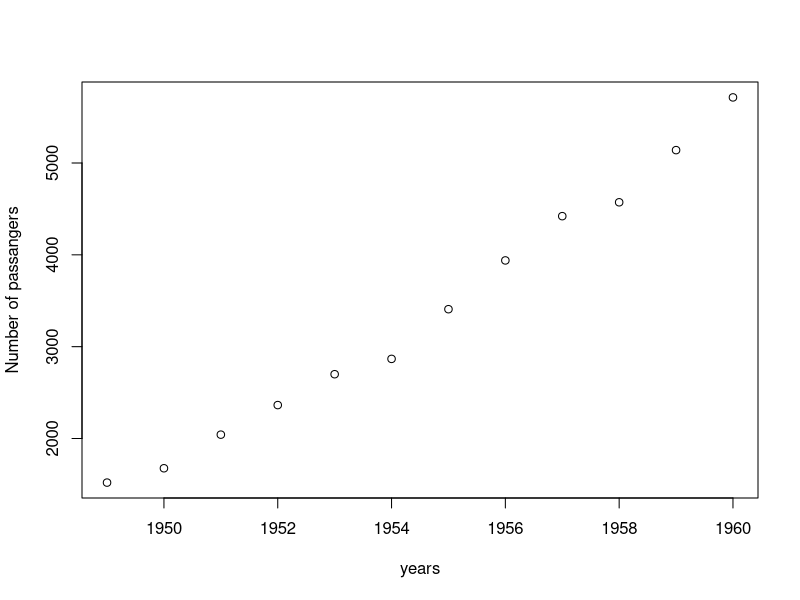
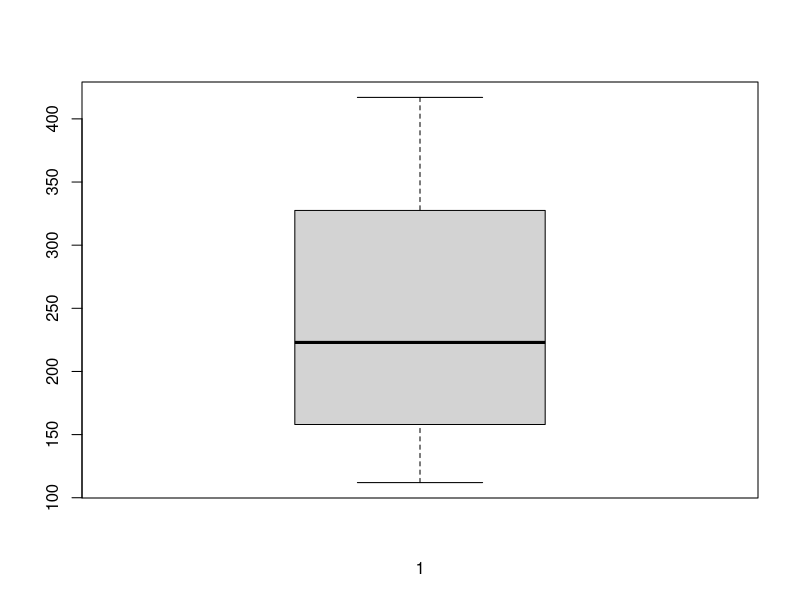
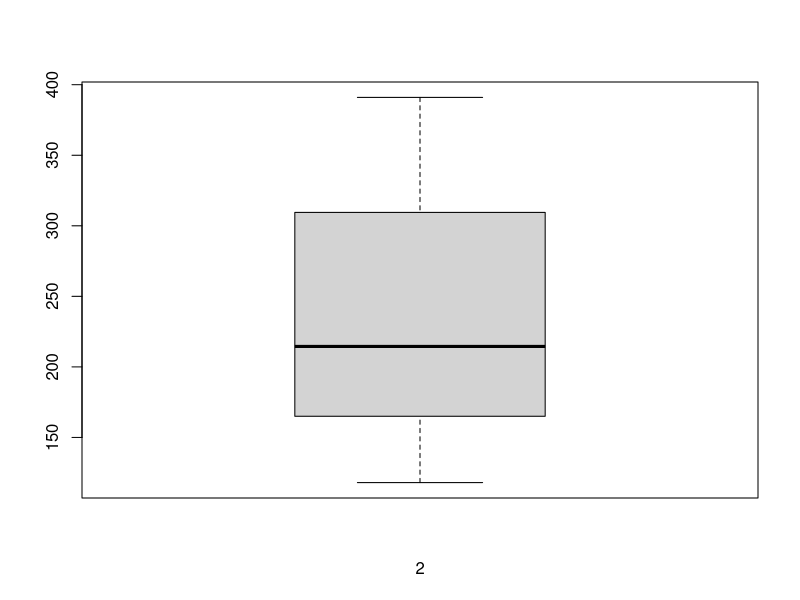
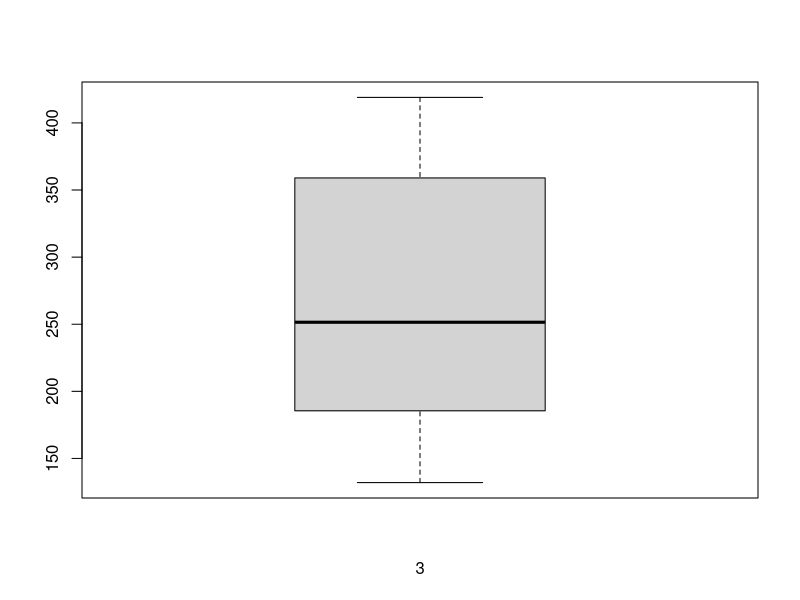
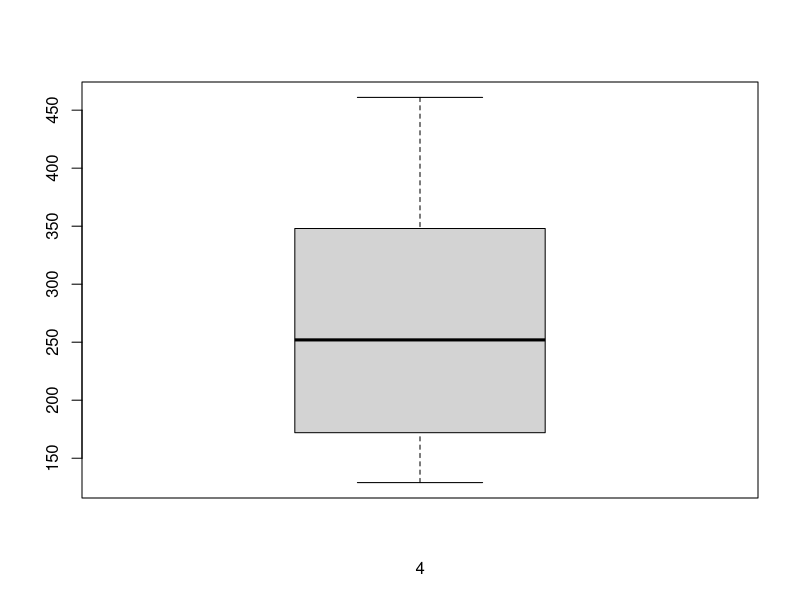
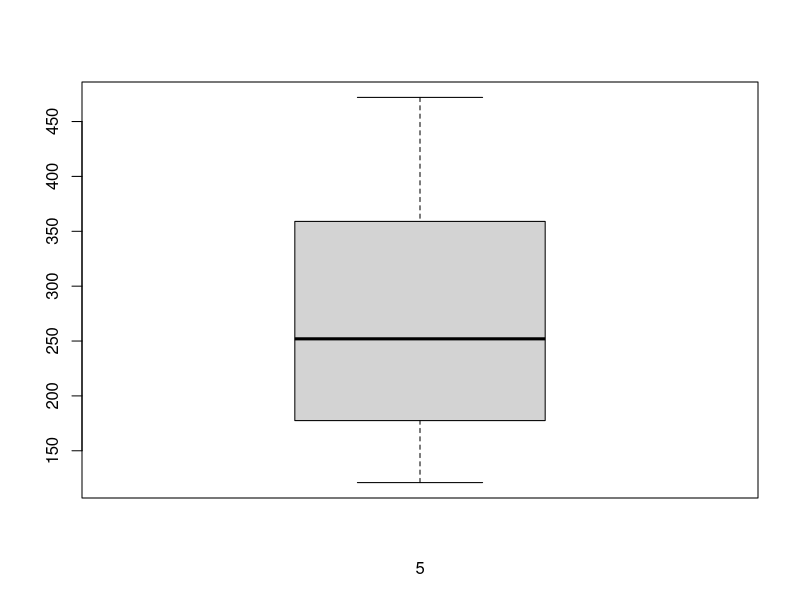
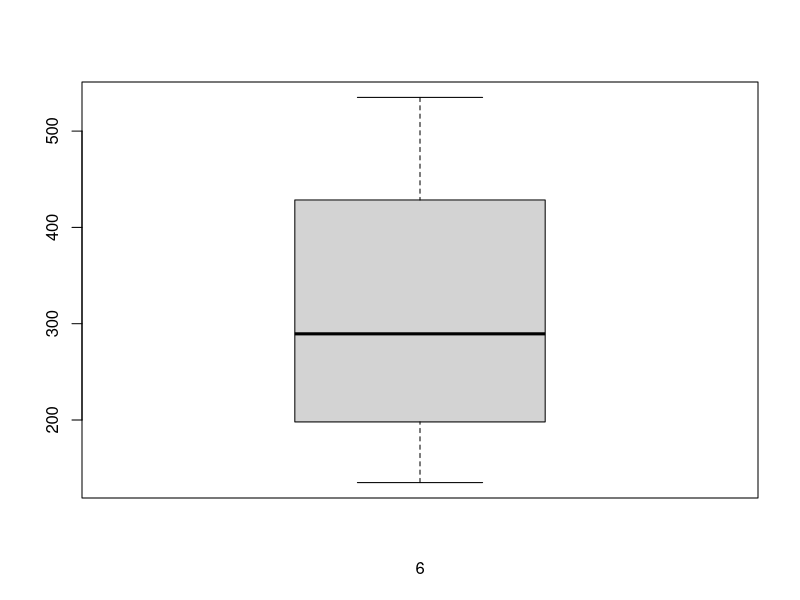
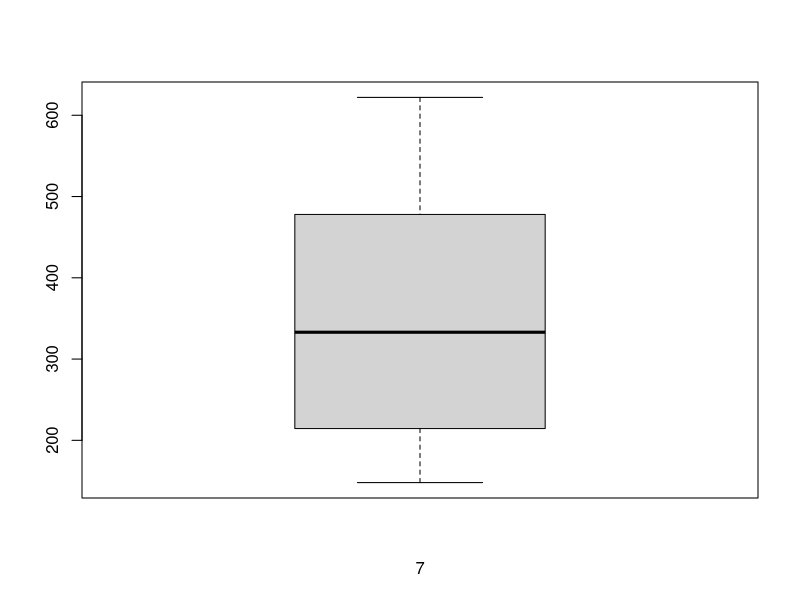

Here is the R script that generated these plots, in order:
df=AirPassengers
#I
sum(df)
#II
ndf=matrix(df,nrow=12,ncol=12,byrow=TRUE)
total=c()
for(r in 1:12) 
  total[r]=sum(ndf[r,])  
plot(1949:1960,total,xlab='years',ylab='Number of passangers')
#III
for(c in 1:12){
  boxplot(ndf[,c],xlab=c)
  total[c]=sum(ndf[,c])
}
boxplot(total)